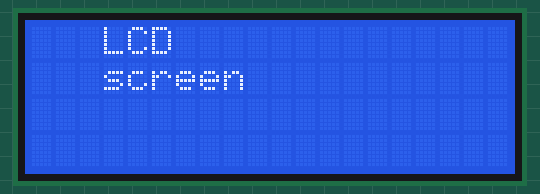
Simulated run of this sketch. Board: Arduino Uno, built with avr-gcc and run on an emulated ATmega328P. On the bench: 20×4 character LCD.

Above: at 0.2 s.
At 5.2 s:
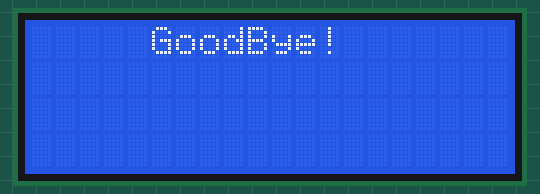

The sketch:

lcd.ino
```cpp
#include <Wire.h>
#include <LiquidCrystal_I2C.h>

LiquidCrystal_I2C lcd(0x27,20,4);

void setup() {
    lcd.init();
    lcd.init();
    lcd.backlight();
}

void loop() {

    lcd.clear();
    lcd.setCursor(3, 0);
    lcd.print("LCD");
    lcd.setCursor(3,1);
    lcd.print("screen");
    delay(5000);
    lcd.clear();
    lcd.setCursor(5, 0);
    lcd.print("GoodBye!");
    delay(5000);
}
```

Measured:
- what the display in image 1 shows lasts 5.0 s, from 5.2 s to 10.2 s
